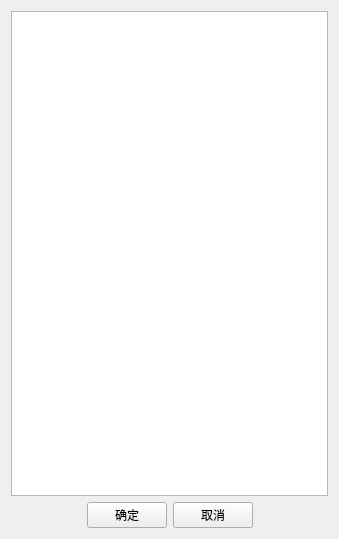
<?xml version="1.0" encoding="UTF-8"?>
<ui version="4.0">
 <class>MyListWidget</class>
 <widget class="QWidget" name="MyListWidget">
  <property name="geometry">
   <rect>
    <x>0</x>
    <y>0</y>
    <width>339</width>
    <height>539</height>
   </rect>
  </property>
  <property name="windowTitle">
   <string>MyListWidget</string>
  </property>
  <layout class="QGridLayout" name="gridLayout">
   <item row="0" column="0">
    <layout class="QVBoxLayout" name="verticalLayout">
     <item>
      <widget class="QListWidget" name="listWidget"/>
     </item>
     <item>
      <layout class="QHBoxLayout" name="horizontalLayout">
       <item>
        <spacer name="horizontalSpacer_1">
         <property name="orientation">
          <enum>Qt::Horizontal</enum>
         </property>
         <property name="sizeHint" stdset="0">
          <size>
           <width>40</width>
           <height>20</height>
          </size>
         </property>
        </spacer>
       </item>
       <item>
        <widget class="QPushButton" name="pushButton_1">
         <property name="text">
          <string>确定</string>
         </property>
        </widget>
       </item>
       <item>
        <widget class="QPushButton" name="pushButton_2">
         <property name="text">
          <string>取消</string>
         </property>
        </widget>
       </item>
       <item>
        <spacer name="horizontalSpacer_2">
         <property name="orientation">
          <enum>Qt::Horizontal</enum>
         </property>
         <property name="sizeHint" stdset="0">
          <size>
           <width>40</width>
           <height>20</height>
          </size>
         </property>
        </spacer>
       </item>
      </layout>
     </item>
    </layout>
   </item>
  </layout>
 </widget>
 <layoutdefault spacing="6" margin="11"/>
 <resources/>
 <connections/>
</ui>
